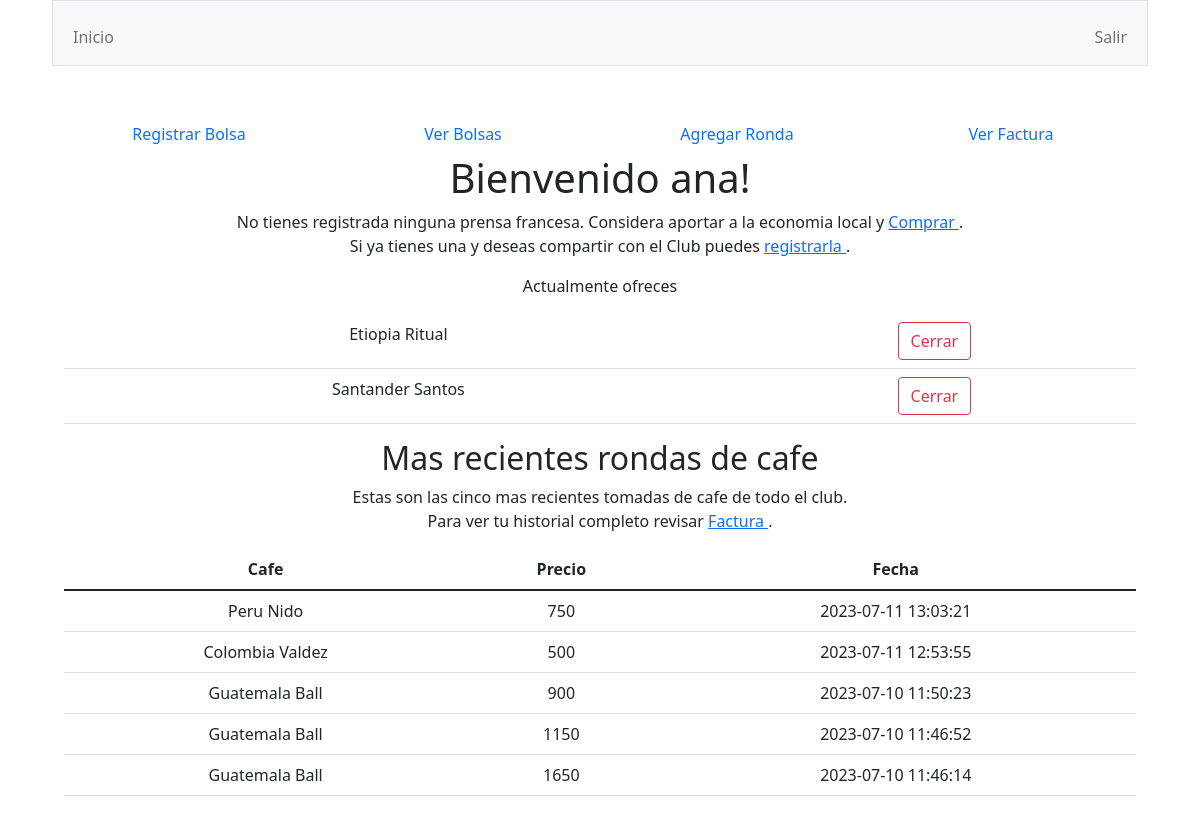
Page / (signed in) on the committed database.
### tables this page shows
CREATE TABLE users (id INTEGER PRIMARY KEY AUTOINCREMENT NOT NULL, username TEXT NOT NULL, hash TEXT NOT NULL);

CREATE TABLE bolsas ( id INTEGER PRIMARY KEY AUTOINCREMENT NOT NULL, user_id INTEGER, origin TEXT, price INTEGER, grams INTEGER, toaster TEXT NOT NULL, date DATE, active TEXT NOT NULL, FOREIGN KEY(user_id) REFERENCES users(id));

CREATE TABLE rondas ( id INTEGER PRIMARY KEY AUTOINCREMENT NOT NULL, prensa_id INTEGER, bolsa_id INTEGER, cost INTEGER, date DATETIME, FOREIGN KEY(bolsa_id) REFERENCES bolsas(id), FOREIGN KEY(prensa_id) REFERENCES prensas(id));

### app.py (the view)
@app.route("/")
@login_required
def index():
    query = db.execute("SELECT capacity FROM users JOIN prensas ON prensas.owner_id = users.id WHERE users.id=?", session["user_id"])
    queri = db.execute("SELECT origin, toaster, bolsas.id AS numero FROM users JOIN bolsas ON bolsas.user_id = users.id WHERE users.id = ?", session["user_id"])
    prensa_info=""
    bolsa_info=""
    if query:
        prensa_info=query[0]["capacity"]
    if queri:
        bolsa_info = queri
    rondas = db.execute("SELECT origin, toaster, cost, rondas.date AS fecha FROM bolsas JOIN rondas ON bolsas.id = rondas.bolsa_id ORDER BY rondas.date DESC LIMIT 5")
    return render_template("index.html", username = username(session["user_id"]) , french = prensa_info, rondas = rondas, bolsas = bolsa_info)

### app.py (called while the page is built)
@app.after_request
def after_request(response):
    response.headers["Cache-Control"] = "no-cache, no-store, must-revalidate"
    response.headers["Expires"] = 0
    response.headers["Pragma"] = "no-cache"
    return response

### helpers.py (called while the page is built)
def login_required(f):
    @wraps(f)
    def decorated_function(*args, **kwargs):
        if session.get("user_id") is None:
            return redirect("/login")
        return f(*args, **kwargs)
    return decorated_function

def username(n):
    n = int(n)
    query = db.execute("SELECT username FROM users WHERE id=?", n)
    return query[0]["username"]

### templates/index.html (shortened to what this page needs)
{% extends "layout.html" %}
{% block main %}
<div class="menu">
	<div class="row">
		<div class="col-sm-3"> <a class="nav-link" href="/bolsa">Registrar Bolsa</a> </div>
		<div class="col-sm-3"> <a class="nav-link" href="/bolsas">Ver Bolsas</a> </div>
		<div class="col-sm-3"> <a class="nav-link" href="/ronda">Agregar Ronda</a> </div>
		<div class="col-sm-3"> <a class="nav-link" href="/factura">Ver Factura</a> </div>
	</div>
</div>
<h1> Bienvenido {{username}}! </h1>
<div class="md-3">
	<p>
	{% if french=="" %}
	No tienes registrada ninguna prensa francesa.
	Considera aportar a la economia local y <a href="https://cafestore.cl/categoria-producto/metodos-manuales/prensa-francesa/" target="_blank"> Comprar </a>. <br>
	Si ya tienes una y deseas compartir con el Club puedes <a href="/prensa"> registrarla </a>.
	{% endif %}
	</p>
</div>
<div class="md-3">
	<p>
	{% if bolsas!="" %}
	Actualmente ofreces
	<table class="table">
		{% for bolsa in bolsas %}
		<tr> <td> {{bolsa.origin}} {{bolsa.toaster}} </td> <td>  <form action="/cerrar" method="post"> <input value="{{bolsa.numero}}" id="cafe" class="hidden"> <button class="btn btn-outline-danger" type="submit"> Cerrar </button></form>
 </td><tr>
		{% endfor %}
	</table>
	{% endif %}
	</p>
</div>
<div class="md-4">
	<h2> Mas recientes rondas de cafe  </h2>
	<p> Estas son las cinco mas recientes tomadas de cafe de todo el club. <br>
	Para ver tu historial completo revisar <a href="/factura"> Factura <a>.
	</p>
	<table class="table">
		<thead class="thead-dark">
		<tr>
			<th scope="col"> Cafe </th>
			<th scope="col"> Precio  </th>
			<th scope="col"> Fecha </th>
		</tr>
		</thead>
		<tbody>
			{% for ronda in rondas %}
			<tr>
			<td> {{ronda.origin}} {{ronda.toaster}} </td>
			<td> {{ ronda.cost}} </td>
			<td> {{ ronda.fecha}} </td>
			</tr>
			{% endfor %}
		</tbody>
	</table>
</div>
{% endblock %}

### static/styles.css (style rules this page uses)
body { margin-right: 3.25rem; margin-left: 3.25rem; }
p { border: 0.25rem brown; }

### rows in the picture
users: username "ana"
bolsas: origin "Etiopia", toaster "Ritual"
bolsas: origin "Santander", toaster "Santos"
rondas: origin "Peru", toaster "Nido", cost "750", fecha "2023-07-11 13:03:21"
rondas: origin "Colombia", toaster "Valdez", cost "500", fecha "2023-07-11 12:53:55"
rondas: origin "Guatemala", toaster "Ball", cost "900", fecha "2023-07-10 11:50:23"
rondas: origin "Guatemala", toaster "Ball", cost "1150", fecha "2023-07-10 11:46:52"
rondas: origin "Guatemala", toaster "Ball", cost "1650", fecha "2023-07-10 11:46:14"
